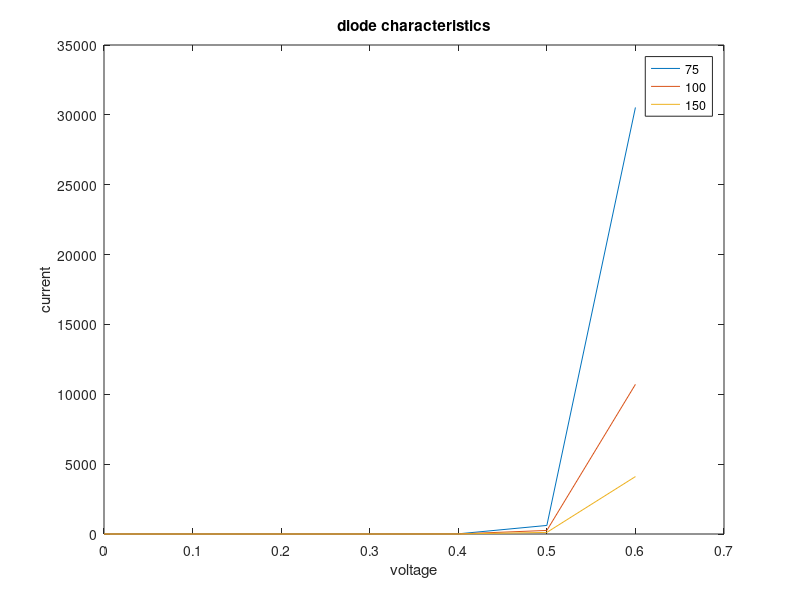

MATLAB code to generate this figure:
clc
clear all
close all
q=1.602*10^(-19);
k=1.38*10^(-23);
Vd=[0:0.1:0.6];
for t=[297.039 310.928 324.817]
    v=((q*Vd)/(k*t));
    Id=(2*10^(-6))*(exp(v)-1);
    plot(Vd,Id)
    xlabel('voltage');
    ylabel('current');
    title('diode characteristics');
    hold on; 
end;
legend('75','100','150')
